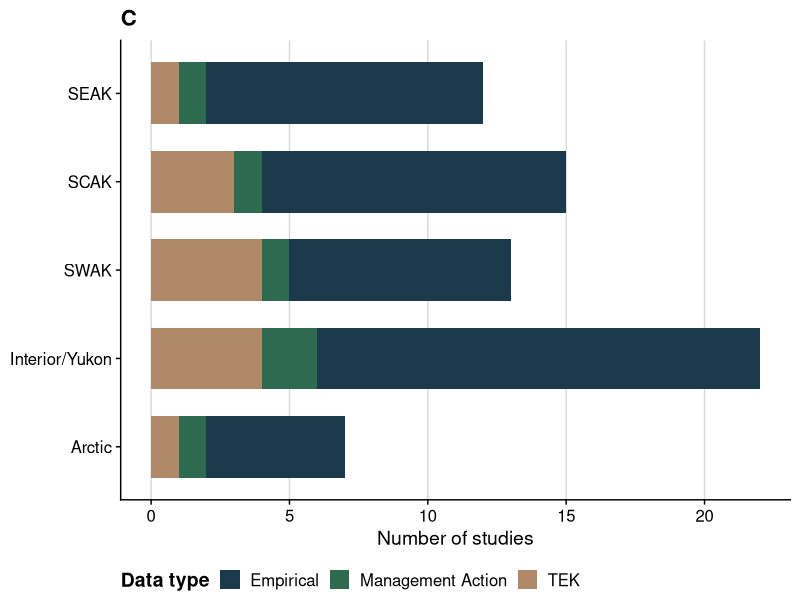
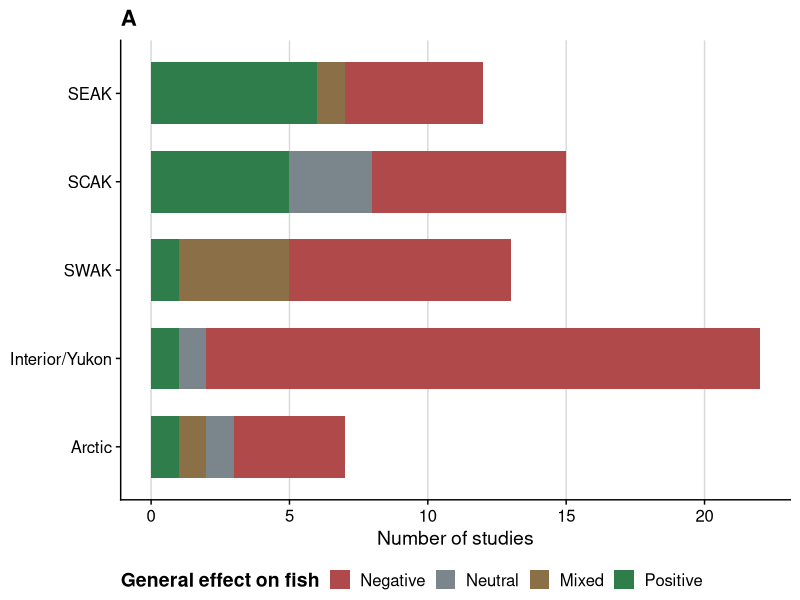
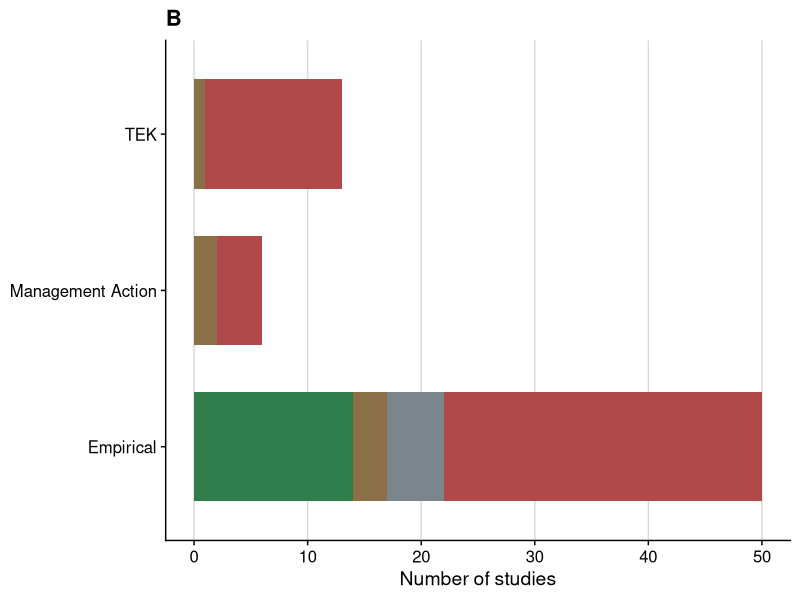
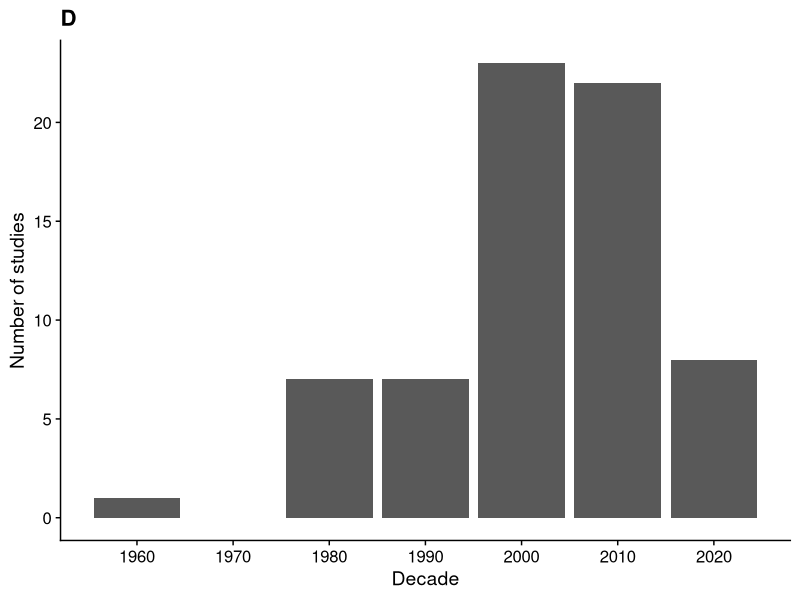
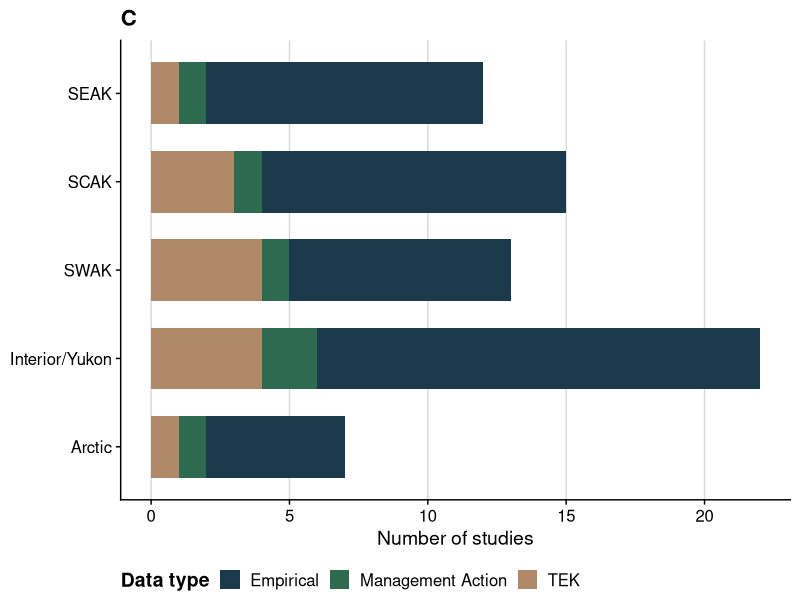
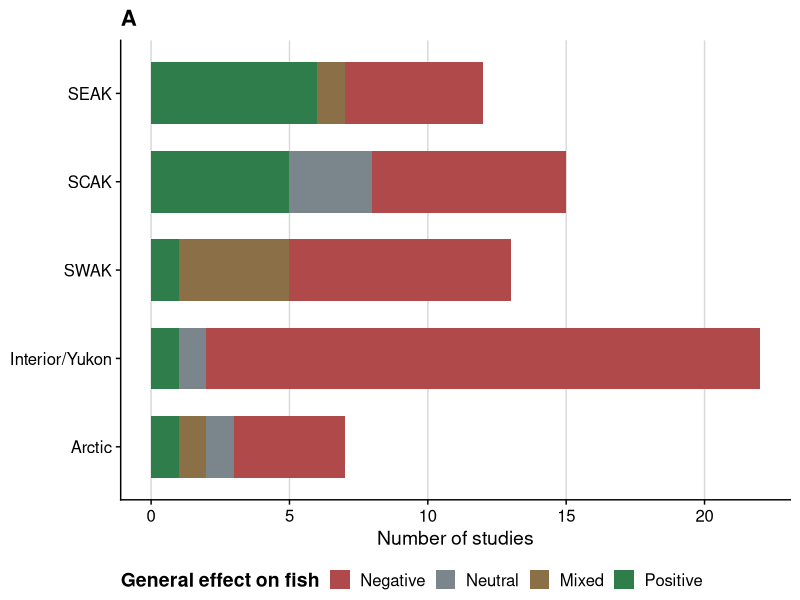
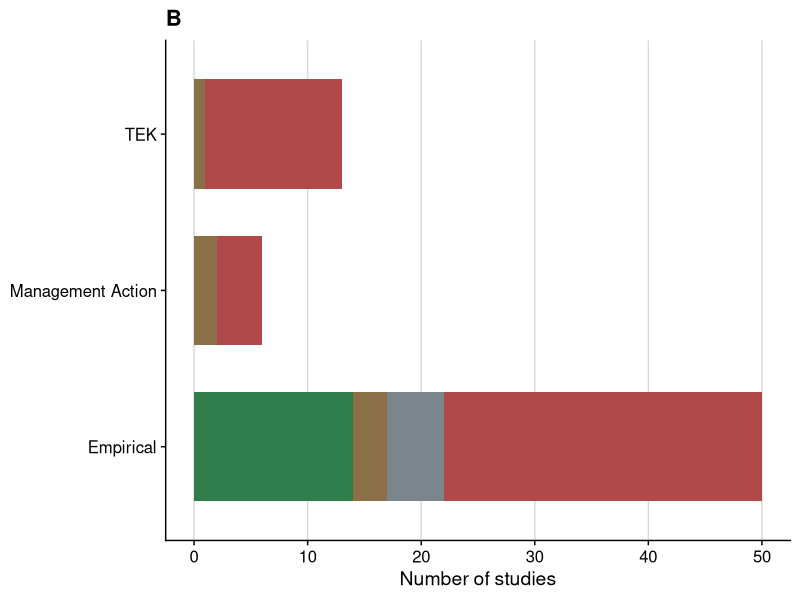
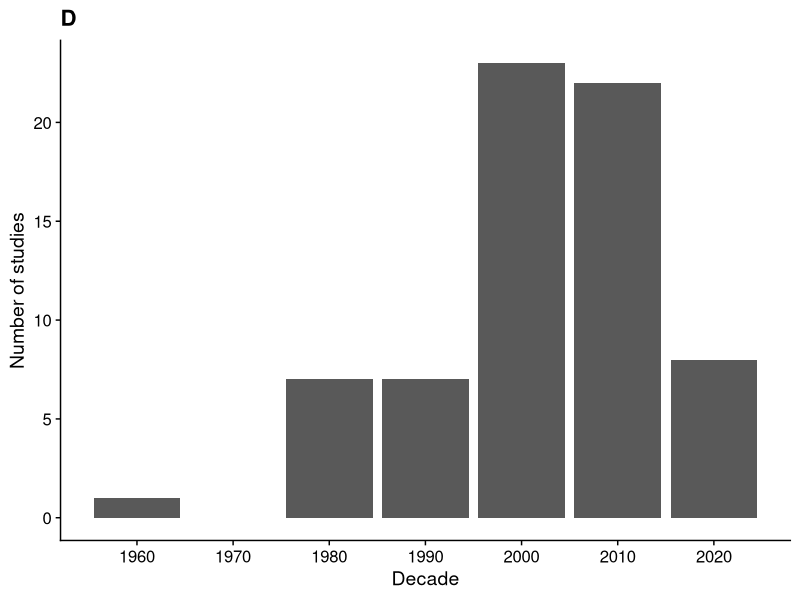

The R script that drew these images, in order:
################################################################################
#################### Alaska Beaver and Fish Literature Review ##################
################ Authors: Will Samuel (UAF) and Erin Larson (UAA) ##############
################################################################################
# Update log
# 2026-10-27: 69 documents included (was 63).
#   Added: Taylor 2012, Netro 2008, von Finster 2012, Ott and Morris 2011,
#          de Graff 2018 (Interior/Yukon); Harding 1993 (SEAK).
#   Martin 1988 moved from SEAK to SCAK (Tiekel River, Copper River basin).
#   Somerville and Marie year corrected from 2006 to 2015.
#   Elliot 2011 corrected to Elliott 1992 (NAJFM 12:837-840).
#   Count comments below updated to match this version of the bibliography.
################################################################################



library(tidyverse)
library(ggplot2)
library(readxl)
library(cowplot)
library(patchwork)





#Quick data processing

#lit <- read_excel("Annotated bibliography.xlsx")
lit <- read_excel("Annotated bibliography Final.xlsx")
str(lit)



lit_filtered <- lit %>%
  filter(!is.na(Region), !is.na(`Data type`),
         `Include in Map` == "Y")
  
nrow(lit_filtered) #69 articles that directly discuss beaver/fish interactions



lit_filtered$Region <- factor(
  lit_filtered$Region,
  levels = c("Arctic", "Interior/Yukon", "SWAK", "SCAK", "SEAK")
)


lit_filtered <- lit_filtered %>%
  mutate(`General effect on fish` = na_if(`General effect on fish`, "NA"))





# Summary Statisitics -----------------------------------------------------
#Overall
nrow(lit_filtered) #69
sum(lit_filtered$`Article Type` == "Publication", na.rm = TRUE) #19
sum(lit_filtered$`Article Type` == "Agency report", na.rm = TRUE) #33
sum(lit_filtered$`Article Type` == "Thesis/dissertation", na.rm = TRUE) #11
sum(lit_filtered$`Article Type` == "Conference proceeding", na.rm = TRUE) #1
sum(lit_filtered$`Article Type` == "Book", na.rm = TRUE) #0
sum(lit_filtered$`Article Type` %in% c("White paper", "Unpublished data"), na.rm = TRUE) #5

sum(lit_filtered$`Data type` == "Empirical", na.rm = TRUE) #50
sum(lit_filtered$`Data type` == "Management Action", na.rm = TRUE) #6
sum(lit_filtered$`Data type` == "TEK", na.rm = TRUE) #13

sum(lit_filtered$`General effect on fish` == "Positive", na.rm = TRUE) #14
sum(lit_filtered$`General effect on fish` == "Negative", na.rm = TRUE) #44
sum(lit_filtered$`General effect on fish` == "Neutral", na.rm = TRUE) #5
sum(lit_filtered$`General effect on fish` == "Mixed", na.rm = TRUE) #6



#SEAK
sum(lit_filtered$Region == "SEAK", na.rm = TRUE) #12

sum(lit_filtered$`Data type` == "Empirical" & lit_filtered$Region == "SEAK", na.rm = TRUE) #10
sum(lit_filtered$`Data type` == "Management Action" & lit_filtered$Region == "SEAK", na.rm = TRUE) #1
sum(lit_filtered$`Data type` == "TEK" & lit_filtered$Region == "SEAK", na.rm = TRUE) #1


sum(lit_filtered$`Article Type` == "Publication" & lit_filtered$Region == "SEAK", na.rm = TRUE) #5
sum(lit_filtered$`Article Type` == "Agency report" & lit_filtered$Region == "SEAK", na.rm = TRUE) #4
sum(lit_filtered$`Article Type` == "Thesis/dissertation" & lit_filtered$Region == "SEAK", na.rm = TRUE) #1


#SCAK
sum(lit_filtered$Region == "SCAK", na.rm = TRUE) #15

sum(lit_filtered$`Data type` == "Empirical" & lit_filtered$Region == "SCAK", na.rm = TRUE) #11
sum(lit_filtered$`Data type` == "Management Action" & lit_filtered$Region == "SCAK", na.rm = TRUE) #1
sum(lit_filtered$`Data type` == "TEK" & lit_filtered$Region == "SCAK", na.rm = TRUE) #3


#SWAK
sum(lit_filtered$Region == "SWAK", na.rm = TRUE) #13

sum(lit_filtered$`Data type` == "Empirical" & lit_filtered$Region == "SWAK", na.rm = TRUE) #8
sum(lit_filtered$`Data type` == "Management Action" & lit_filtered$Region == "SWAK", na.rm = TRUE) #1
sum(lit_filtered$`Data type` == "TEK" & lit_filtered$Region == "SWAK", na.rm = TRUE) #4


#Interior/Yukon
sum(lit_filtered$Region == "Interior/Yukon", na.rm = TRUE) #22

sum(lit_filtered$`Data type` == "Empirical" & lit_filtered$Region == "Interior/Yukon", na.rm = TRUE) #16
sum(lit_filtered$`Data type` == "Management Action" & lit_filtered$Region == "Interior/Yukon", na.rm = TRUE) #2
sum(lit_filtered$`Data type` == "TEK" & lit_filtered$Region == "Interior/Yukon", na.rm = TRUE) #4


#Arctic

sum(lit_filtered$Region == "Arctic", na.rm = TRUE) #7

sum(lit_filtered$`Data type` == "Empirical" & lit_filtered$Region == "Arctic", na.rm = TRUE) #5
sum(lit_filtered$`Data type` == "Management Action" & lit_filtered$Region == "Arctic", na.rm = TRUE) #1
sum(lit_filtered$`Data type` == "TEK" & lit_filtered$Region == "Arctic", na.rm = TRUE) #1




# Plotting ----------------------------------------------------------------


cols <- c(
  "#1B3A4B",
  "#2A6F97",
  "#61A5C2",
  "#2D6A4F",
  "#74C69D",
  "#B08968",
  "#D9ED92"
)


cols <- c("#1B3A4B", "#2D6A4F", "#B08968")



Regions_plot <- ggplot(lit_filtered, aes(x = Region, fill = `Data type`)) +
  geom_bar(width = 0.7) + #color = "black",
  coord_flip() +
  scale_fill_manual(values = cols) +
  labs(title = "C", x = NULL, y = "Number of studies", fill = "Data type") +
  theme_cowplot() +
  theme(
    legend.position = "bottom",
    legend.title = element_text(face = "bold"),
    axis.text.y = element_text(size = 12),
    axis.text.x = element_text(size = 12),
    panel.grid.major.x = element_line(color = "grey85"),
    panel.grid.major.y = element_blank()
  )
Regions_plot

ggsave("Figures/Regions_plot.jpeg", Regions_plot, 
       width = 7, 
       height = 5, 
       dpi = 300)



cols_effect <- c(
  "Negative" = "#B04A4A",
  "Neutral" = "#7A868C",
  "Mixed" = "#8B6F47",
  "Positive" = "#2F7D4A"
)

effect_order <- c("Negative", "Neutral", "Mixed", "Positive")

lit_filtered2 <- lit_filtered %>%
  mutate(`General effect on fish` = factor(`General effect on fish`, levels = effect_order))





effects_plot <- ggplot(lit_filtered2, aes(x = Region, fill = `General effect on fish`)) +
  geom_bar(
    data = dplyr::filter(lit_filtered2, !is.na(`General effect on fish`)),
    width = 0.7
  ) +
  coord_flip() +
  scale_fill_manual(
    values = cols_effect,
    limits = effect_order,
    breaks = effect_order
  ) +
  labs(title = "A", x = NULL, y = "Number of studies", fill = "General effect on fish") +
  theme_cowplot() +
  theme(
    legend.position = "bottom",
    legend.title = element_text(face = "bold"),
    axis.text.y = element_text(size = 12),
    axis.text.x = element_text(size = 12),
    panel.grid.major.x = element_line(color = "grey85"),
    panel.grid.major.y = element_blank()
  )

effects_plot

ggsave("Figures/effects_plot.jpeg", effects_plot, 
       width = 8, 
       height = 6, 
       dpi = 300)




datatype_plot <- ggplot(lit_filtered2, aes(x = `Data type`, fill = `General effect on fish`)) +
  geom_bar(
    data = dplyr::filter(lit_filtered2, !is.na(`General effect on fish`)),
    width = 0.7
  ) +
  coord_flip() +
  scale_fill_manual(
    values = cols_effect,
    limits = effect_order,
    breaks = effect_order
  ) +
  labs(title = "B", x = NULL, y = "Number of studies", fill = "General effect on fish") +
  theme_cowplot() +
  theme(
    legend.position = "none",
    legend.title = element_text(face = "bold"),
    axis.text.y = element_text(size = 12),
    axis.text.x = element_text(size = 12),
    panel.grid.major.x = element_line(color = "grey85"),
    panel.grid.major.y = element_blank()
  )

datatype_plot

ggsave("Figures/datatype_plot.jpeg", datatype_plot, 
       width = 8, 
       height = 6, 
       dpi = 300)




pubs_over_time <- lit_filtered %>%
  mutate(
    Year = as.numeric(Year),
    Decade = floor(Year / 10) * 10
  ) %>%
  ggplot(aes(x = Decade)) +
  geom_bar() +
  scale_x_continuous(breaks = seq(1960, 2030, 10)) +
  labs(title = "D", x = "Decade", y = "Number of studies") +
  theme_cowplot()
pubs_over_time

ggsave("Figures/pubs_over_time.jpeg", pubs_over_time, 
       width = 7, 
       height = 5, 
       dpi = 300)



panel <- (effects_plot + datatype_plot)/(Regions_plot + pubs_over_time)

ggsave("Figures/panel.jpeg", panel, 
       width = 12, 
       height = 10, 
       dpi = 300)
